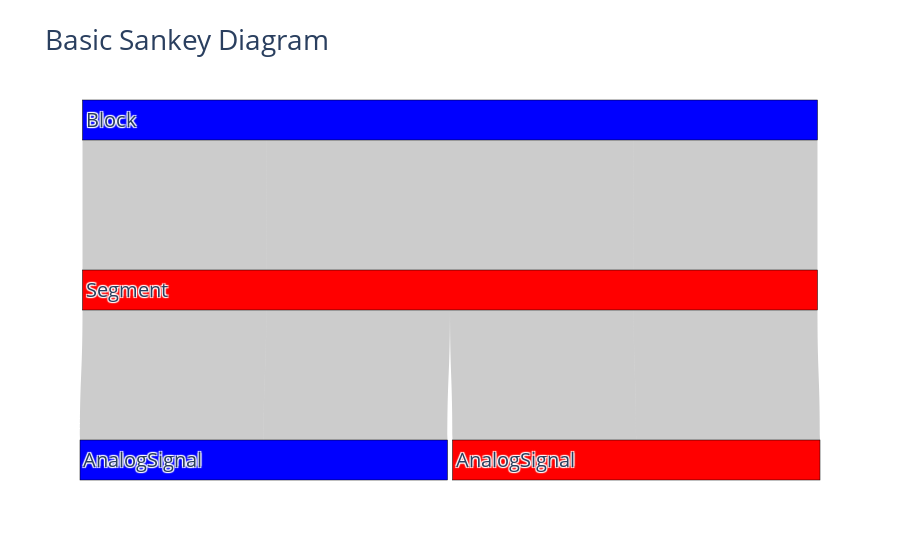

This figure's notebook cell:
### Code cell
import plotly.graph_objects as go

fig = go.Figure(data=[go.Sankey(
    node = dict(
      pad = 5,
      thickness = 40,
      line = dict(color = "black", width = 0.5),
      label = ["Block", "Segment", "AnalogSignal", "AnalogSignal", "AnalogSignal", "AnalogSignal"],
      color = ["blue", "red", "blue", "red", "blue", "red"]
    ),
    link = dict(
      source = [0, 0, 0, 0, 1, 1, 1, 1], # indices correspond to labels, eg A1, A2, A1, B1, ...
      target = [1, 1, 1, 1, 2, 2, 3, 3],
      value = [1, 1, 1, 1, 1, 1, 1, 1]
  ))])

fig.update_layout(title_text="Basic Sankey Diagram", font_size=20)
fig.update_traces(orientation="v", selector=dict(type='sankey'))
fig.show()

### Figure 1 — Plotly figure (JSON) as saved in the notebook; plotly's stock layout.template omitted (floating-point values rounded to 4 significant figures)
{"data": [{"link": {"source": [0, 0, 0, 0, 1, 1, 1, 1], "target": [1, 1, 1, 1, 2, 2, 3, 3], "value": [1, 1, 1, 1, 1, 1, 1, 1]}, "node": {"color": ["blue", "red", "blue", "red", "blue", "red"], "label": ["Block", "Segment", "AnalogSignal", "AnalogSignal", "AnalogSignal", "AnalogSignal"], "line": {"color": "black", "width": 0.5}, "pad": 5, "thickness": 40}, "orientation": "v", "type": "sankey"}], "layout": {"autosize": true, "font": {"size": 20}, "title": {"text": "Basic Sankey Diagram"}}}
